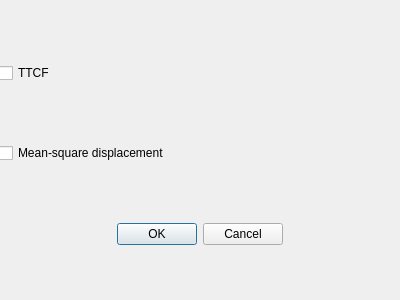
<?xml version="1.0" encoding="UTF-8"?>
<ui version="4.0">
 <class>PlotDialog</class>
 <widget class="QWidget" name="PlotDialog">
  <property name="geometry">
   <rect>
    <x>0</x>
    <y>0</y>
    <width>400</width>
    <height>300</height>
   </rect>
  </property>
  <property name="windowTitle">
   <string>Form</string>
  </property>
  <widget class="QWidget" name="verticalLayoutWidget">
   <property name="geometry">
    <rect>
     <x>-1</x>
     <y>9</y>
     <width>401</width>
     <height>291</height>
    </rect>
   </property>
   <layout class="QVBoxLayout" name="verticalLayout">
    <item>
     <widget class="QCheckBox" name="ttcf_checkbox">
      <property name="text">
       <string>TTCF</string>
      </property>
     </widget>
    </item>
    <item>
     <widget class="QCheckBox" name="msd_checkbox">
      <property name="text">
       <string>Mean-square displacement</string>
      </property>
     </widget>
    </item>
    <item>
     <widget class="QDialogButtonBox" name="buttonBox">
      <property name="standardButtons">
       <set>QDialogButtonBox::Cancel|QDialogButtonBox::Ok</set>
      </property>
      <property name="centerButtons">
       <bool>true</bool>
      </property>
     </widget>
    </item>
   </layout>
  </widget>
 </widget>
 <resources/>
 <connections/>
</ui>
